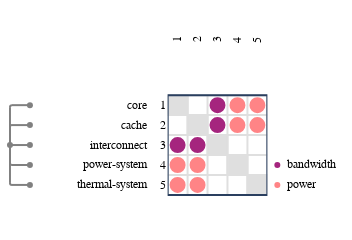

The code cell stored with this chart in its notebook:
### Code cell
from ragraph.io.esl import from_esl
graph = from_esl(["./esl"])

import raesl.plot
figure = raesl.plot.mdm(
    graph,
    node_kinds=["component"],
)
figure.show()

### Figure 1 — Plotly figure (JSON) as saved in the notebook; plotly's stock layout.template omitted (floating-point values rounded to 4 significant figures)
{"data": [{"hoverinfo": "skip", "marker": {"color": "#FFFFFF", "line": {"color": "#FFFFFF"}}, "mode": "markers", "showlegend": false, "type": "scatter", "x": [0.5], "xaxis": "x", "y": [0.5], "yaxis": "y"}, {"hoverinfo": "skip", "marker": {"color": "#FFFFFF", "line": {"color": "#FFFFFF"}}, "mode": "markers", "showlegend": false, "type": "scatter", "x": [0.5], "xaxis": "x2", "y": [0.5], "yaxis": "y2"}, {"hoverinfo": "skip", "marker": {"color": "#FFFFFF", "line": {"color": "#FFFFFF"}}, "mode": "markers", "showlegend": false, "type": "scatter", "x": [0.5], "xaxis": "x3", "y": [0.5], "yaxis": "y3"}, {"hoverinfo": "skip", "marker": {"color": "#FFFFFF", "line": {"color": "#FFFFFF"}}, "mode": "markers", "showlegend": false, "type": "scatter", "x": [0.5], "xaxis": "x5", "y": [0.5], "yaxis": "y5"}, {"customdata": [{"data": "world.core", "pointtype": "tree_node"}, {"data": "world.cache", "pointtype": "tree_node"}, {"data": "world.interconnect", "pointtype": "tree_node"}, {"data": "world.power-system", "pointtype": "tree_node"}, {"data": "world.thermal-system", "pointtype": "tree_node"}, {"data": "world", "pointtype": "tree_node"}], "hoverinfo": "text", "marker": {"color": "gray"}, "mode": "markers", "showlegend": false, "text": ["world.core", "world.cache", "world.interconnect", "world.power-system", "world.thermal-system", "world"], "type": "scatter", "x": [1, 1, 1, 1, 1, 0], "xaxis": "x6", "y": [4.5, 3.5, 2.5, 1.5, 0.5, 2.5], "yaxis": "y6"}, {"customdata": [{"source": "world.core", "target": "world.interconnect"}], "hoverinfo": "text", "marker": {"color": "#ffffff"}, "mode": "markers", "showlegend": false, "text": ["source: world.core<br>target: world.interconnect<br>bandwidth: 1.0"], "type": "scatter", "x": [0.5], "xaxis": "x9", "y": [2.3], "yaxis": "y9"}, {"customdata": [{"source": "world.core", "target": "world.power-system"}], "hoverinfo": "text", "marker": {"color": "#ffffff"}, "mode": "markers", "showlegend": false, "text": ["source: world.core<br>target: world.power-system<br>power: 1.0"], "type": "scatter", "x": [0.5], "xaxis": "x9", "y": [1.3], "yaxis": "y9"}, {"customdata": [{"source": "world.core", "target": "world.thermal-system"}], "hoverinfo": "text", "marker": {"color": "#ffffff"}, "mode": "markers", "showlegend": false, "text": ["source: world.core<br>target: world.thermal-system<br>power: 1.0"], "type": "scatter", "x": [0.5], "xaxis": "x9", "y": [0.3], "yaxis": "y9"}, {"customdata": [{"source": "world.cache", "target": "world.interconnect"}], "hoverinfo": "text", "marker": {"color": "#ffffff"}, "mode": "markers", "showlegend": false, "text": ["source: world.cache<br>target: world.interconnect<br>bandwidth: 1.0"], "type": "scatter", "x": [1.5], "xaxis": "x9", "y": [2.3], "yaxis": "y9"}, {"customdata": [{"source": "world.cache", "target": "world.power-system"}], "hoverinfo": "text", "marker": {"color": "#ffffff"}, "mode": "markers", "showlegend": false, "text": ["source: world.cache<br>target: world.power-system<br>power: 1.0"], "type": "scatter", "x": [1.5], "xaxis": "x9", "y": [1.3], "yaxis": "y9"}, {"customdata": [{"source": "world.cache", "target": "world.thermal-system"}], "hoverinfo": "text", "marker": {"color": "#ffffff"}, "mode": "markers", "showlegend": false, "text": ["source: world.cache<br>target: world.thermal-system<br>power: 1.0"], "type": "scatter", "x": [1.5], "xaxis": "x9", "y": [0.3], "yaxis": "y9"}, {"customdata": [{"source": "world.interconnect", "target": "world.core"}], "hoverinfo": "text", "marker": {"color": "#ffffff"}, "mode": "markers", "showlegend": false, "text": ["source: world.interconnect<br>target: world.core<br>bandwidth: 1.0"], "type": "scatter", "x": [2.5], "xaxis": "x9", "y": [4.3], "yaxis": "y9"}, {"customdata": [{"source": "world.interconnect", "target": "world.cache"}], "hoverinfo": "text", "marker": {"color": "#ffffff"}, "mode": "markers", "showlegend": false, "text": ["source: world.interconnect<br>target: world.cache<br>bandwidth: 1.0"], "type": "scatter", "x": [2.5], "xaxis": "x9", "y": [3.3], "yaxis": "y9"}, {"customdata": [{"source": "world.power-system", "target": "world.core"}], "hoverinfo": "text", "marker": {"color": "#ffffff"}, "mode": "markers", "showlegend": false, "text": ["source: world.power-system<br>target: world.core<br>power: 1.0"], "type": "scatter", "x": [3.5], "xaxis": "x9", "y": [4.3], "yaxis": "y9"}, {"customdata": [{"source": "world.power-system", "target": "world.cache"}], "hoverinfo": "text", "marker": {"color": "#ffffff"}, "mode": "markers", "showlegend": false, "text": ["source: world.power-system<br>target: world.cache<br>power: 1.0"], "type": "scatter", "x": [3.5], "xaxis": "x9", "y": [3.3], "yaxis": "y9"}, {"customdata": [{"source": "world.thermal-system", "target": "world.core"}], "hoverinfo": "text", "marker": {"color": "#ffffff"}, "mode": "markers", "showlegend": false, "text": ["source: world.thermal-system<br>target: world.core<br>power: 1.0"], "type": "scatter", "x": [4.5], "xaxis": "x9", "y": [4.3], "yaxis": "y9"}, {"customdata": [{"source": "world.thermal-system", "target": "world.cache"}], "hoverinfo": "text", "marker": {"color": "#ffffff"}, "mode": "markers", "showlegend": false, "text": ["source: world.thermal-system<br>target: world.cache<br>power: 1.0"], "type": "scatter", "x": [4.5], "xaxis": "x9", "y": [3.3], "yaxis": "y9"}, {"hoverinfo": "text", "marker": {"color": "#a5257e"}, "mode": "markers", "showlegend": false, "text": ["bandwidth"], "type": "scatter", "x": [0.5], "xaxis": "x10", "y": [1.5], "yaxis": "y10"}, {"hoverinfo": "text", "marker": {"color": "#ff8486"}, "mode": "markers", "showlegend": false, "text": ["power"], "type": "scatter", "x": [0.5], "xaxis": "x10", "y": [0.5], "yaxis": "y10"}, {"hoverinfo": "text", "mode": "text", "showlegend": false, "text": ["bandwidth", "power"], "textfont": {"color": "black", "family": "Fira Code,Hack,Courier New,monospace", "size": 12}, "textposition": "middle right", "type": "scatter", "x": [1, 1], "xaxis": "x10", "y": [1.5, 0.5], "yaxis": "y10"}], "layout": {"annotations": [{"font": {"color": "black", "family": "Fira Code,Hack,Courier New,monospace", "size": 12}, "showarrow": false, "text": "1", "textangle": -90, "x": 0.5, "xref": "x4", "y": -0.3301, "yanchor": "bottom", "yref": "y", "yshift": 0}, {"font": {"color": "black", "family": "Fira Code,Hack,Courier New,monospace", "size": 12}, "showarrow": false, "text": "2", "textangle": -90, "x": 1.5, "xref": "x4", "y": -0.3301, "yanchor": "bottom", "yref": "y", "yshift": 0}, {"font": {"color": "black", "family": "Fira Code,Hack,Courier New,monospace", "size": 12}, "showarrow": false, "text": "3", "textangle": -90, "x": 2.5, "xref": "x4", "y": -0.3301, "yanchor": "bottom", "yref": "y", "yshift": 0}, {"font": {"color": "black", "family": "Fira Code,Hack,Courier New,monospace", "size": 12}, "showarrow": false, "text": "4", "textangle": -90, "x": 3.5, "xref": "x4", "y": -0.3301, "yanchor": "bottom", "yref": "y", "yshift": 0}, {"font": {"color": "black", "family": "Fira Code,Hack,Courier New,monospace", "size": 12}, "showarrow": false, "text": "5", "textangle": -90, "x": 4.5, "xref": "x4", "y": -0.3301, "yanchor": "bottom", "yref": "y", "yshift": 0}, {"font": {"color": "black", "family": "Fira Code,Hack,Courier New,monospace", "size": 12}, "showarrow": false, "text": "core", "textangle": 0, "x": 2.772, "xanchor": "right", "xref": "x7", "y": 4.5, "yref": "y6", "yshift": 0}, {"font": {"color": "black", "family": "Fira Code,Hack,Courier New,monospace", "size": 12}, "showarrow": false, "text": "cache", "textangle": 0, "x": 2.772, "xanchor": "right", "xref": "x7", "y": 3.5, "yref": "y6", "yshift": 0}, {"font": {"color": "black", "family": "Fira Code,Hack,Courier New,monospace", "size": 12}, "showarrow": false, "text": "interconnect", "textangle": 0, "x": 2.772, "xanchor": "right", "xref": "x7", "y": 2.5, "yref": "y6", "yshift": 0}, {"font": {"color": "black", "family": "Fira Code,Hack,Courier New,monospace", "size": 12}, "showarrow": false, "text": "power-system", "textangle": 0, "x": 2.772, "xanchor": "right", "xref": "x7", "y": 1.5, "yref": "y6", "yshift": 0}, {"font": {"color": "black", "family": "Fira Code,Hack,Courier New,monospace", "size": 12}, "showarrow": false, "text": "thermal-system", "textangle": 0, "x": 2.772, "xanchor": "right", "xref": "x7", "y": 0.5, "yref": "y6", "yshift": 0}, {"font": {"color": "black", "family": "Fira Code,Hack,Courier New,monospace", "size": 12}, "showarrow": false, "text": "1", "textangle": 0, "x": 0.4301, "xanchor": "right", "xref": "x8", "y": 4.5, "yref": "y6", "yshift": 0}, {"font": {"color": "black", "family": "Fira Code,Hack,Courier New,monospace", "size": 12}, "showarrow": false, "text": "2", "textangle": 0, "x": 0.4301, "xanchor": "right", "xref": "x8", "y": 3.5, "yref": "y6", "yshift": 0}, {"font": {"color": "black", "family": "Fira Code,Hack,Courier New,monospace", "size": 12}, "showarrow": false, "text": "3", "textangle": 0, "x": 0.4301, "xanchor": "right", "xref": "x8", "y": 2.5, "yref": "y6", "yshift": 0}, {"font": {"color": "black", "family": "Fira Code,Hack,Courier New,monospace", "size": 12}, "showarrow": false, "text": "4", "textangle": 0, "x": 0.4301, "xanchor": "right", "xref": "x8", "y": 1.5, "yref": "y6", "yshift": 0}, {"font": {"color": "black", "family": "Fira Code,Hack,Courier New,monospace", "size": 12}, "showarrow": false, "text": "5", "textangle": 0, "x": 0.4301, "xanchor": "right", "xref": "x8", "y": 0.5, "yref": "y6", "yshift": 0}], "autosize": false, "height": 138.2, "hovermode": "closest", "margin": {"b": 0, "l": 0, "pad": 0, "r": 0, "t": 25}, "modebar": {"orientation": "h"}, "paper_bgcolor": "rgba(256,256,256,1)", "plot_bgcolor": "rgba(256,256,256,0)", "shapes": [{"line": {"color": "gray", "dash": "solid", "width": 2}, "type": "line", "x0": 0, "x1": 0, "xref": "x6", "y0": 2.5, "y1": 4.4, "yref": "y6"}, {"line": {"color": "gray", "dash": "solid", "width": 2}, "path": "M 0 4.4 Q 0 4.5 0.1 4.5", "type": "path", "xref": "x6", "yref": "y6"}, {"line": {"color": "gray", "dash": "solid", "width": 2}, "type": "line", "x0": 0.1, "x1": 1, "xref": "x6", "y0": 4.5, "y1": 4.5, "yref": "y6"}, {"line": {"color": "gray", "dash": "solid", "width": 2}, "type": "line", "x0": 0, "x1": 0, "xref": "x6", "y0": 2.5, "y1": 3.4, "yref": "y6"}, {"line": {"color": "gray", "dash": "solid", "width": 2}, "path": "M 0 3.4 Q 0 3.5 0.1 3.5", "type": "path", "xref": "x6", "yref": "y6"}, {"line": {"color": "gray", "dash": "solid", "width": 2}, "type": "line", "x0": 0.1, "x1": 1, "xref": "x6", "y0": 3.5, "y1": 3.5, "yref": "y6"}, {"line": {"color": "gray", "dash": "solid", "width": 2}, "type": "line", "x0": 0, "x1": 1, "xref": "x6", "y0": 2.5, "y1": 2.5, "yref": "y6"}, {"line": {"color": "gray", "dash": "solid", "width": 2}, "type": "line", "x0": 0, "x1": 0, "xref": "x6", "y0": 2.5, "y1": 1.6, "yref": "y6"}, {"line": {"color": "gray", "dash": "solid", "width": 2}, "path": "M 0 1.6 Q 0 1.5 0.1 1.5", "type": "path", "xref": "x6", "yref": "y6"}, {"line": {"color": "gray", "dash": "solid", "width": 2}, "type": "line", "x0": 0.1, "x1": 1, "xref": "x6", "y0": 1.5, "y1": 1.5, "yref": "y6"}, {"line": {"color": "gray", "dash": "solid", "width": 2}, "type": "line", "x0": 0, "x1": 0, "xref": "x6", "y0": 2.5, "y1": 0.6, "yref": "y6"}, {"line": {"color": "gray", "dash": "solid", "width": 2}, "path": "M 0 0.6 Q 0 0.5 0.1 0.5", "type": "path", "xref": "x6", "yref": "y6"}, {"line": {"color": "gray", "dash": "solid", "width": 2}, "type": "line", "x0": 0.1, "x1": 1, "xref": "x6", "y0": 0.5, "y1": 0.5, "yref": "y6"}, {"line": {"color": "#dfdfdf", "dash": "solid", "width": 2}, "type": "line", "x0": 0, "x1": 5, "xref": "x9", "y0": 0, "y1": 0, "yref": "y6"}, {"line": {"color": "#dfdfdf", "dash": "solid", "width": 2}, "type": "line", "x0": 0, "x1": 5, "xref": "x9", "y0": 1, "y1": 1, "yref": "y6"}, {"line": {"color": "#dfdfdf", "dash": "solid", "width": 2}, "type": "line", "x0": 0, "x1": 5, "xref": "x9", "y0": 2, "y1": 2, "yref": "y6"}, {"line": {"color": "#dfdfdf", "dash": "solid", "width": 2}, "type": "line", "x0": 0, "x1": 5, "xref": "x9", "y0": 3, "y1": 3, "yref": "y6"}, {"line": {"color": "#dfdfdf", "dash": "solid", "width": 2}, "type": "line", "x0": 0, "x1": 5, "xref": "x9", "y0": 4, "y1": 4, "yref": "y6"}, {"line": {"color": "#dfdfdf", "dash": "solid", "width": 2}, "type": "line", "x0": 0, "x1": 5, "xref": "x9", "y0": 5, "y1": 5, "yref": "y6"}, {"line": {"color": "#dfdfdf", "dash": "solid", "width": 2}, "type": "line", "x0": 0, "x1": 0, "xref": "x9", "y0": 0, "y1": 5, "yref": "y6"}, {"line": {"color": "#dfdfdf", "dash": "solid", "width": 2}, "type": "line", "x0": 1, "x1": 1, "xref": "x9", "y0": 0, "y1": 5, "yref": "y6"}, {"line": {"color": "#dfdfdf", "dash": "solid", "width": 2}, "type": "line", "x0": 2, "x1": 2, "xref": "x9", "y0": 0, "y1": 5, "yref": "y6"}, {"line": {"color": "#dfdfdf", "dash": "solid", "width": 2}, "type": "line", "x0": 3, "x1": 3, "xref": "x9", "y0": 0, "y1": 5, "yref": "y6"}, {"line": {"color": "#dfdfdf", "dash": "solid", "width": 2}, "type": "line", "x0": 4, "x1": 4, "xref": "x9", "y0": 0, "y1": 5, "yref": "y6"}, {"line": {"color": "#dfdfdf", "dash": "solid", "width": 2}, "type": "line", "x0": 5, "x1": 5, "xref": "x9", "y0": 0, "y1": 5, "yref": "y6"}, {"fillcolor": "#dfdfdf", "layer": "below", "line": {"color": "#dfdfdf"}, "type": "rect", "x0": 0, "x1": 1, "xref": "x9", "y0": 4, "y1": 5, "yref": "y6"}, {"fillcolor": "#dfdfdf", "layer": "below", "line": {"color": "#dfdfdf"}, "type": "rect", "x0": 1, "x1": 2, "xref": "x9", "y0": 3, "y1": 4, "yref": "y6"}, {"fillcolor": "#dfdfdf", "layer": "below", "line": {"color": "#dfdfdf"}, "type": "rect", "x0": 2, "x1": 3, "xref": "x9", "y0": 2, "y1": 3, "yref": "y6"}, {"fillcolor": "#dfdfdf", "layer": "below", "line": {"color": "#dfdfdf"}, "type": "rect", "x0": 3, "x1": 4, "xref": "x9", "y0": 1, "y1": 2, "yref": "y6"}, {"fillcolor": "#dfdfdf", "layer": "below", "line": {"color": "#dfdfdf"}, "type": "rect", "x0": 4, "x1": 5, "xref": "x9", "y0": 0, "y1": 1, "yref": "y6"}, {"fillcolor": "#a5257e", "line": {"width": 0}, "path": "M 0.5 2.5 L 0.5 2.9 Q 0.334 2.9 0.217 2.783 Q 0.1 2.666 0.1 2.5 Q 0.1 2.334 0.217 2.217 Q 0.334 2.1 0.5 2.1 Q 0.666 2.1 0.783 2.217 Q 0.9 2.334 0.9 2.5 Q 0.9 2.666 0.783 2.783 Q 0.666 2.9 0.5 2.9 Z", "type": "path", "xref": "x9", "yref": "y6"}, {"fillcolor": "#ff8486", "line": {"width": 0}, "path": "M 0.5 1.5 L 0.5 1.9 Q 0.334 1.9 0.217 1.783 Q 0.1 1.666 0.1 1.5 Q 0.1 1.334 0.217 1.217 Q 0.334 1.1 0.5 1.1 Q 0.666 1.1 0.783 1.217 Q 0.9 1.334 0.9 1.5 Q 0.9 1.666 0.783 1.783 Q 0.666 1.9 0.5 1.9 Z", "type": "path", "xref": "x9", "yref": "y6"}, {"fillcolor": "#ff8486", "line": {"width": 0}, "path": "M 0.5 0.5 L 0.5 0.9 Q 0.334 0.9 0.217 0.783 Q 0.1 0.666 0.1 0.5 Q 0.1 0.334 0.217 0.217 Q 0.334 0.1 0.5 0.1 Q 0.666 0.1 0.783 0.217 Q 0.9 0.334 0.9 0.5 Q 0.9 0.666 0.783 0.783 Q 0.666 0.9 0.5 0.9 Z", "type": "path", "xref": "x9", "yref": "y6"}, {"fillcolor": "#a5257e", "line": {"width": 0}, "path": "M 1.5 2.5 L 1.5 2.9 Q 1.334 2.9 1.217 2.783 Q 1.1 2.666 1.1 2.5 Q 1.1 2.334 1.217 2.217 Q 1.334 2.1 1.5 2.1 Q 1.666 2.1 1.783 2.217 Q 1.9 2.334 1.9 2.5 Q 1.9 2.666 1.783 2.783 Q 1.666 2.9 1.5 2.9 Z", "type": "path", "xref": "x9", "yref": "y6"}, {"fillcolor": "#ff8486", "line": {"width": 0}, "path": "M 1.5 1.5 L 1.5 1.9 Q 1.334 1.9 1.217 1.783 Q 1.1 1.666 1.1 1.5 Q 1.1 1.334 1.217 1.217 Q 1.334 1.1 1.5 1.1 Q 1.666 1.1 1.783 1.217 Q 1.9 1.334 1.9 1.5 Q 1.9 1.666 1.783 1.783 Q 1.666 1.9 1.5 1.9 Z", "type": "path", "xref": "x9", "yref": "y6"}, {"fillcolor": "#ff8486", "line": {"width": 0}, "path": "M 1.5 0.5 L 1.5 0.9 Q 1.334 0.9 1.217 0.783 Q 1.1 0.666 1.1 0.5 Q 1.1 0.334 1.217 0.217 Q 1.334 0.1 1.5 0.1 Q 1.666 0.1 1.783 0.217 Q 1.9 0.334 1.9 0.5 Q 1.9 0.666 1.783 0.783 Q 1.666 0.9 1.5 0.9 Z", "type": "path", "xref": "x9", "yref": "y6"}, {"fillcolor": "#a5257e", "line": {"width": 0}, "path": "M 2.5 4.5 L 2.5 4.9 Q 2.334 4.9 2.217 4.783 Q 2.1 4.666 2.1 4.5 Q 2.1 4.334 2.217 4.217 Q 2.334 4.1 2.5 4.1 Q 2.666 4.1 2.783 4.217 Q 2.9 4.334 2.9 4.5 Q 2.9 4.666 2.783 4.783 Q 2.666 4.9 2.5 4.9 Z", "type": "path", "xref": "x9", "yref": "y6"}, {"fillcolor": "#a5257e", "line": {"width": 0}, "path": "M 2.5 3.5 L 2.5 3.9 Q 2.334 3.9 2.217 3.783 Q 2.1 3.666 2.1 3.5 Q 2.1 3.334 2.217 3.217 Q 2.334 3.1 2.5 3.1 Q 2.666 3.1 2.783 3.217 Q 2.9 3.334 2.9 3.5 Q 2.9 3.666 2.783 3.783 Q 2.666 3.9 2.5 3.9 Z", "type": "path", "xref": "x9", "yref": "y6"}, {"fillcolor": "#ff8486", "line": {"width": 0}, "path": "M 3.5 4.5 L 3.5 4.9 Q 3.334 4.9 3.217 4.783 Q 3.1 4.666 3.1 4.5 Q 3.1 4.334 3.217 4.217 Q 3.334 4.1 3.5 4.1 Q 3.666 4.1 3.783 4.217 Q 3.9 4.334 3.9 4.5 Q 3.9 4.666 3.783 4.783 Q 3.666 4.9 3.5 4.9 Z", "type": "path", "xref": "x9", "yref": "y6"}, {"fillcolor": "#ff8486", "line": {"width": 0}, "path": "M 3.5 3.5 L 3.5 3.9 Q 3.334 3.9 3.217 3.783 Q 3.1 3.666 3.1 3.5 Q 3.1 3.334 3.217 3.217 Q 3.334 3.1 3.5 3.1 Q 3.666 3.1 3.783 3.217 Q 3.9 3.334 3.9 3.5 Q 3.9 3.666 3.783 3.783 Q 3.666 3.9 3.5 3.9 Z", "type": "path", "xref": "x9", "yref": "y6"}, {"fillcolor": "#ff8486", "line": {"width": 0}, "path": "M 4.5 4.5 L 4.5 4.9 Q 4.334 4.9 4.217 4.783 Q 4.1 4.666 4.1 4.5 Q 4.1 4.334 4.217 4.217 Q 4.334 4.1 4.5 4.1 Q 4.666 4.1 4.783 4.217 Q 4.9 4.334 4.9 4.5 Q 4.9 4.666 4.783 4.783 Q 4.666 4.9 4.5 4.9 Z", "type": "path", "xref": "x9", "yref": "y6"}, {"fillcolor": "#ff8486", "line": {"width": 0}, "path": "M 4.5 3.5 L 4.5 3.9 Q 4.334 3.9 4.217 3.783 Q 4.1 3.666 4.1 3.5 Q 4.1 3.334 4.217 3.217 Q 4.334 3.1 4.5 3.1 Q 4.666 3.1 4.783 3.217 Q 4.9 3.334 4.9 3.5 Q 4.9 3.666 4.783 3.783 Q 4.666 3.9 4.5 3.9 Z", "type": "path", "xref": "x9", "yref": "y6"}, {"type": "rect", "x0": 0, "x1": 5, "xref": "x9", "y0": 0, "y1": 5, "yref": "y6"}], "width": 352.9, "xaxis": {"anchor": "y", "automargin": false, "autorange": false, "domain": [0, 0.1133], "matches": "x6", "range": [-0.5, 1.5], "scaleanchor": "y", "scaleratio": 1, "showticklabels": false}, "xaxis10": {"anchor": "y10", "automargin": false, "domain": [0.7596, 1], "range": [0, 4.243], "scaleanchor": "y", "showgrid": false, "showline": false, "showticklabels": false, "zeroline": false}, "xaxis2": {"anchor": "y2", "automargin": false, "autorange": false, "domain": [0.1133, 0.4275], "matches": "x7", "range": [-2.772, 2.772], "scaleanchor": "y", "scaleratio": 1, "showticklabels": false}, "xaxis3": {"anchor": "y3", "automargin": false, "autorange": false, "domain": [0.4275, 0.4763], "matches": "x8", "range": [-0.4301, 0.4301], "scaleanchor": "y", "scaleratio": 1, "showticklabels": false}, "xaxis4": {"anchor": "y4", "automargin": false, "domain": [0.4763, 0.7596], "matches": "x9", "range": [0, 5], "scaleanchor": "y", "showgrid": false, "showline": false, "showticklabels": false, "zeroline": false}, "xaxis5": {"anchor": "y5", "automargin": false, "autorange": false, "domain": [0.7596, 1], "matches": "x10", "range": [0, 4.243], "scaleanchor": "y", "scaleratio": 1, "showticklabels": false}, "xaxis6": {"anchor": "y6", "automargin": false, "autorange": false, "domain": [0, 0.1133], "range": [-0.5, 1.5], "scaleanchor": "y", "scaleratio": 1, "showgrid": false, "showline": false, "showticklabels": false, "zeroline": false}, "xaxis7": {"anchor": "y7", "automargin": false, "domain": [0.1133, 0.4275], "range": [-2.772, 2.772], "scaleanchor": "y", "scaleratio": 1, "showgrid": false, "showline": false, "showticklabels": false, "zeroline": false}, "xaxis8": {"anchor": "y8", "automargin": false, "domain": [0.4275, 0.4763], "range": [-0.4301, 0.4301], "scaleanchor": "y", "scaleratio": 1, "showgrid": false, "showline": false, "showticklabels": false, "zeroline": false}, "xaxis9": {"anchor": "y9", "automargin": false, "domain": [0.4763, 0.7596], "range": [0, 5], "scaleanchor": "y", "scaleratio": 1, "showgrid": false, "showline": false, "showticklabels": false, "zeroline": false}, "yaxis": {"anchor": "x", "automargin": false, "autorange": false, "domain": [0.8833, 1], "range": [-0.3301, 0.3301], "showticklabels": false}, "yaxis10": {"anchor": "x10", "automargin": false, "autorange": false, "domain": [0, 0.8833], "matches": "y6", "range": [0, 5], "scaleratio": 1, "showgrid": false, "showline": false, "showticklabels": false, "zeroline": false}, "yaxis2": {"anchor": "x2", "automargin": false, "autorange": false, "domain": [0.8833, 1], "matches": "y", "range": [-0.3301, 0.3301], "showticklabels": false}, "yaxis3": {"anchor": "x3", "automargin": false, "autorange": false, "domain": [0.8833, 1], "matches": "y", "range": [-0.3301, 0.3301], "showticklabels": false}, "yaxis4": {"anchor": "x4", "automargin": false, "autorange": false, "domain": [0.8833, 1], "matches": "y", "range": [-0.3301, 0.3301], "scaleanchor": "x", "scaleratio": 1, "showgrid": false, "showline": false, "showticklabels": false, "zeroline": false}, "yaxis5": {"anchor": "x5", "automargin": false, "autorange": false, "domain": [0.8833, 1], "matches": "y", "range": [-0.3301, 0.3301], "showticklabels": false}, "yaxis6": {"anchor": "x6", "automargin": false, "autorange": false, "domain": [0, 0.8833], "range": [0, 5], "scaleanchor": "x", "scaleratio": 1, "showgrid": true, "showline": false, "showticklabels": false, "zeroline": false}, "yaxis7": {"anchor": "x7", "automargin": false, "autorange": false, "domain": [0, 0.8833], "matches": "y6", "range": [0, 5], "scaleratio": 1, "showgrid": false, "showline": false, "showticklabels": false, "zeroline": false}, "yaxis8": {"anchor": "x8", "automargin": false, "autorange": false, "domain": [0, 0.8833], "matches": "y6", "range": [0, 5], "scaleratio": 1, "showgrid": false, "showline": false, "showticklabels": false, "zeroline": false}, "yaxis9": {"anchor": "x9", "automargin": false, "autorange": false, "domain": [0, 0.8833], "matches": "y6", "range": [0, 5], "scaleratio": 1, "showgrid": false, "showline": false, "showticklabels": false, "zeroline": false}}}
